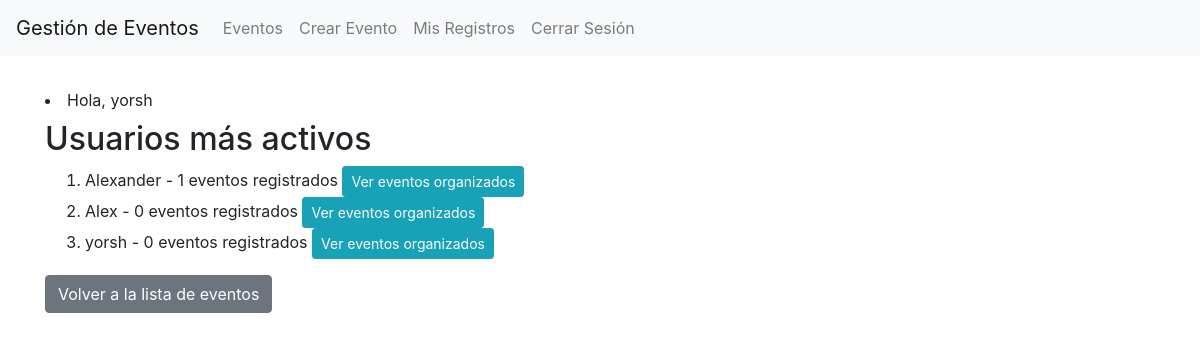
The app's page /usuarios-mas-activos/ (signed in) with its own data.
### events/models.py (models this page shows, shortened)
class Usuario(AbstractBaseUser, PermissionsMixin):
    username = models.CharField(max_length=150, unique=True)
    email = models.EmailField(_('email address'), unique=True)
    telefono = models.CharField(max_length=15, blank=True)
    bio = models.TextField(blank=True)
    fecha_nacimiento = models.DateField(null=True, blank=True)
    is_active = models.BooleanField(default=True)
    is_staff = models.BooleanField(default=False)
    objects = UsuarioManager()
    USERNAME_FIELD = 'username'
    REQUIRED_FIELDS = ['email']

### events/views.py (the view)
# urls.py: path('usuarios-mas-activos/', views.usuarios_mas_activos, name='usuarios_mas_activos'),
@login_required
def usuarios_mas_activos(request):
    usuarios_activos = Usuario.objects.annotate(num_registros=Count('eventos_registrados')).order_by('-num_registros')[:10]
    return render(request, 'events/usuarios_mas_activos.html', {'usuarios_activos': usuarios_activos})

### events/templates/events/usuarios_mas_activos.html
{% extends 'base.html' %}
{% block content %}
  <h2>Usuarios más activos</h2>
  <ol>
  {% for usuario in usuarios_activos %}
    <li>
      {{ usuario.username }} - {{ usuario.num_registros }} eventos registrados
      <a href="{% url 'eventos_organizados_por_usuario' usuario.id %}" class="btn btn-sm btn-info">Ver eventos organizados</a>
    </li>
  {% empty %}
    <li>No hay usuarios activos.</li>
  {% endfor %}
  </ol>
  <a href="{% url 'lista_eventos' %}" class="btn btn-secondary">Volver a la lista de eventos</a>
{% endblock %}

### events/templates/base.html (shortened to what this page needs)
<!DOCTYPE html>
<html lang="es">
<head>
    <link href="https://stackpath.bootstrapcdn.com/bootstrap/4.5.2/css/bootstrap.min.css" rel="stylesheet">
</head>
<body>
    <nav class="navbar navbar-expand-lg navbar-light bg-light">
        <a class="navbar-brand" href="{% url 'lista_eventos' %}">Gestión de Eventos</a>
        <div class="collapse navbar-collapse" id="navbarNav">
            <ul class="navbar-nav">
                <li class="nav-item">
                    <a class="nav-link" href="{% url 'lista_eventos' %}">Eventos</a>
                </li>
                {% if user.is_authenticated %}
                    <li class="nav-item">
                        <a class="nav-link" href="{% url 'crear_evento' %}">Crear Evento</a>
                    </li>
                    <li class="nav-item">
                        <a class="nav-link" href="{% url 'mis_registros' %}">Mis Registros</a>
                    </li>
                    <li class="nav-item">
                        <a class="nav-link" href="{% url 'logout' %}">Cerrar Sesión</a>
                    </li>
                {% endif %}
            </ul>
        </div>
    </nav>
    <div class="container mt-4">
        <li class="nav-item">
            <span class="navbar-text mr-3">
                Hola, {{ user.username }}
            </span>
        </li>
        {% block content %}
        {% endblock %}
    </div>
</body>
</html>

### records on screen
Usuario: username "yorsh", num_registros "0"
Usuario: username "Alexander", num_registros "1"
Usuario: username "Alex", num_registros "0"
